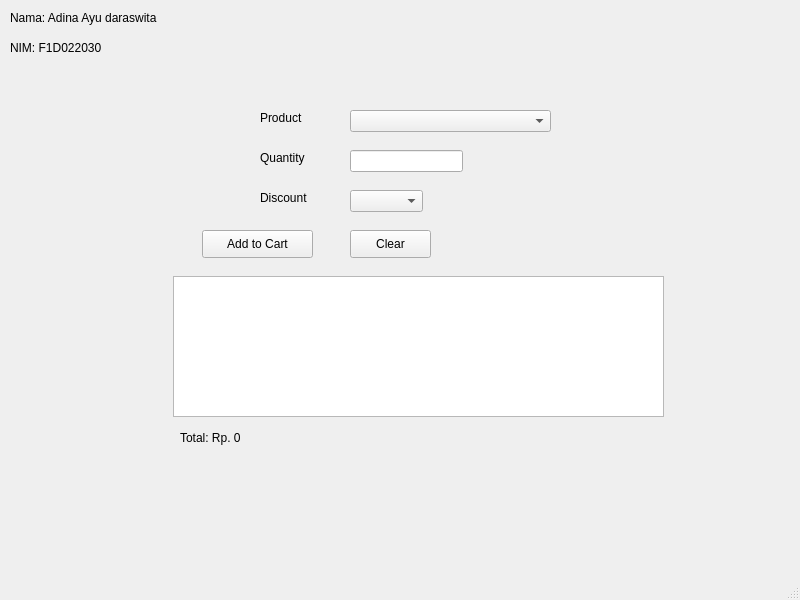
<?xml version="1.0" encoding="UTF-8"?>
<ui version="4.0">
 <class>MainWindow</class>
 <widget class="QMainWindow" name="MainWindow">
  <property name="geometry">
   <rect>
    <x>0</x>
    <y>0</y>
    <width>800</width>
    <height>600</height>
   </rect>
  </property>
  <property name="windowTitle">
   <string>MainWindow</string>
  </property>
  <widget class="QWidget" name="centralwidget">
   <widget class="QLabel" name="label">
    <property name="geometry">
     <rect>
      <x>260</x>
      <y>110</y>
      <width>55</width>
      <height>16</height>
     </rect>
    </property>
    <property name="text">
     <string>Product</string>
    </property>
   </widget>
   <widget class="QComboBox" name="comboBox">
    <property name="geometry">
     <rect>
      <x>350</x>
      <y>110</y>
      <width>201</width>
      <height>22</height>
     </rect>
    </property>
   </widget>
   <widget class="QLabel" name="label_2">
    <property name="geometry">
     <rect>
      <x>260</x>
      <y>150</y>
      <width>55</width>
      <height>16</height>
     </rect>
    </property>
    <property name="text">
     <string>Quantity</string>
    </property>
   </widget>
   <widget class="QLabel" name="label_3">
    <property name="geometry">
     <rect>
      <x>260</x>
      <y>190</y>
      <width>55</width>
      <height>16</height>
     </rect>
    </property>
    <property name="text">
     <string>Discount</string>
    </property>
   </widget>
   <widget class="QComboBox" name="comboBox_3">
    <property name="geometry">
     <rect>
      <x>350</x>
      <y>190</y>
      <width>73</width>
      <height>22</height>
     </rect>
    </property>
   </widget>
   <widget class="QPushButton" name="pushButton">
    <property name="geometry">
     <rect>
      <x>202</x>
      <y>230</y>
      <width>111</width>
      <height>28</height>
     </rect>
    </property>
    <property name="text">
     <string>Add to Cart</string>
    </property>
   </widget>
   <widget class="QPushButton" name="pushButton_2">
    <property name="geometry">
     <rect>
      <x>350</x>
      <y>230</y>
      <width>81</width>
      <height>28</height>
     </rect>
    </property>
    <property name="text">
     <string>Clear</string>
    </property>
   </widget>
   <widget class="QTextEdit" name="textEdit">
    <property name="geometry">
     <rect>
      <x>173</x>
      <y>276</y>
      <width>491</width>
      <height>141</height>
     </rect>
    </property>
   </widget>
   <widget class="QLabel" name="label_4">
    <property name="geometry">
     <rect>
      <x>180</x>
      <y>430</y>
      <width>481</width>
      <height>16</height>
     </rect>
    </property>
    <property name="text">
     <string>Total: Rp. 0</string>
    </property>
   </widget>
   <widget class="QLineEdit" name="lineEdit">
    <property name="geometry">
     <rect>
      <x>350</x>
      <y>150</y>
      <width>113</width>
      <height>22</height>
     </rect>
    </property>
   </widget>
   <widget class="QLabel" name="label_5">
    <property name="geometry">
     <rect>
      <x>10</x>
      <y>10</y>
      <width>301</width>
      <height>16</height>
     </rect>
    </property>
    <property name="text">
     <string>Nama: Adina Ayu daraswita</string>
    </property>
   </widget>
   <widget class="QLabel" name="label_6">
    <property name="geometry">
     <rect>
      <x>10</x>
      <y>40</y>
      <width>371</width>
      <height>16</height>
     </rect>
    </property>
    <property name="text">
     <string>NIM: F1D022030</string>
    </property>
   </widget>
  </widget>
  <widget class="QMenuBar" name="menubar">
   <property name="geometry">
    <rect>
     <x>0</x>
     <y>0</y>
     <width>800</width>
     <height>26</height>
    </rect>
   </property>
  </widget>
  <widget class="QStatusBar" name="statusbar"/>
 </widget>
 <resources/>
 <connections/>
</ui>
